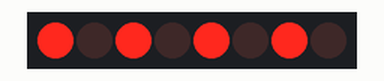
Recording of a sketch running on a simulated Arduino Uno, built with avr-gcc and run on an emulated ATmega328P. Parts: 8 shift-register outputs drawn as a row of LEDs (first output left, lit = HIGH). Wiring (inferred from the names in the program): shift register (74HC595): data pin 11; shift clock pin 13; latch pin 12. Wiring (inferred from the signals the program sends): row of LEDs: on Q0, Q1, Q2, Q3, Q4, Q5, Q6, Q7. At 6.0 s the program stops and its outputs stay as they are.

Above: at 0.1 s.
At 2.1 s:
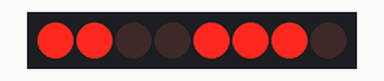
At 4.1 s:
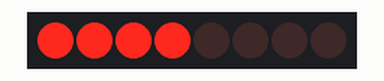
Timing chart, 0 to 5.6 s (numbered marks = the images above):
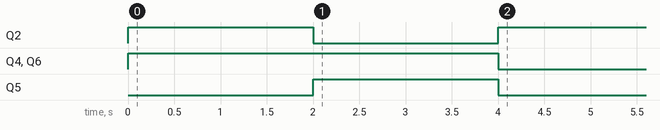

Measured:
- by itself, Q2: LOW → HIGH at 0.00 s, → LOW 2.0 s later, → HIGH 2.0 s later
- by itself, Q4, Q6: LOW → HIGH at 0.00 s, → LOW 4.0 s later
- by itself, Q5: LOW → HIGH at 2.0 s, → LOW 2.0 s later

The sketch:

SN74HC595N_Shift_Register_Byte-wise.ino
```cpp
//ShiftRegister Pins
int latchPin = 12; //ST_CP or RCLK
int clockPin = 13; //SH_CP or SRCLK
int dataPin = 11; //DS or SER

void setup() {
  //Set pins to output so you can control the shift register
  pinMode(latchPin, OUTPUT);
  pinMode(clockPin, OUTPUT);
  pinMode(dataPin, OUTPUT);

  digitalWrite(latchPin, LOW);
  digitalWrite(clockPin, LOW);
  digitalWrite(dataPin, LOW);
}

void loop() {
  //int number = 17;
    //is equal to
  //int number = B00010001; (binary representation)

  //Overwrites the entire register and commits it
  writeShiftRegister(B01010101);
  delay(2000);

  //Overwrites the entire register and commits it
  writeShiftRegister(B01110011);
  delay(2000);

  //Overwrites the entire register and commits it
  writeShiftRegister(B00001111);
  delay(2000);

  while(true);
}


//Overwrites the entire register and commits the changes
void writeShiftRegister(int output) {
  //Bring Latch Pin LOW - prepare to commit the register
  digitalWrite(latchPin, LOW);

  //Overwrites the entire register
  shiftOut(dataPin, clockPin, MSBFIRST, output);

  //Bring Latch Pin HIGH - commits the register
  digitalWrite(latchPin, HIGH);
}
```
